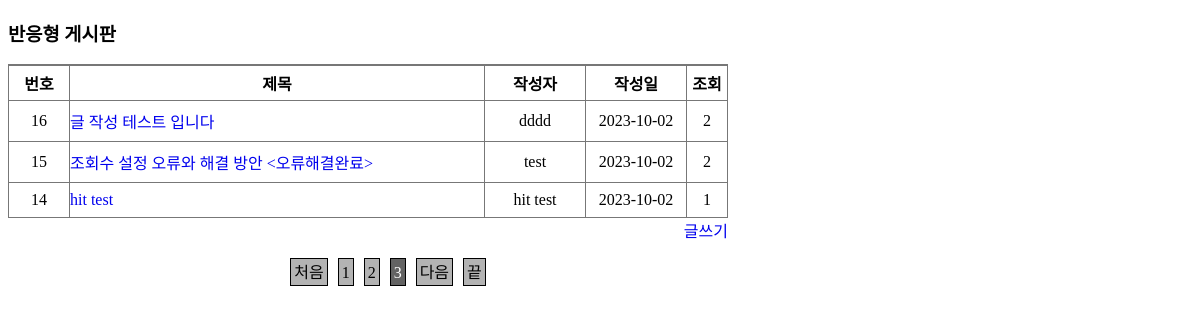
Page /php/index.php?page=3 on the committed database.
### tables this page shows
CREATE TABLE IF NOT EXISTS `boards` (
  `b_no` int unsigned NOT NULL AUTO_INCREMENT,
  `b_subject` varchar(100) NOT NULL,
  `b_content` text NOT NULL,
  `b_date` datetime NOT NULL,
  `b_hit` int unsigned NOT NULL DEFAULT '0',
  `b_id` varchar(20) NOT NULL,
  `b_pw` varchar(50) NOT NULL,
  PRIMARY KEY (`b_no`)
);

### php/index.php (the view, shortened to what this page needs)
<?php
require_once("./dbconnect.php");
if(isset($_GET["page"])){
	$page = $_GET["page"];
} else {
	$page = 1;
}
$sql = " SELECT COUNT(*) AS cnt FROM boards ";
$result = $db->query($sql);
$row = $result->fetch_Array();
$allArticle = $row["cnt"];
$displayArticle = 3;
$allPage = ceil($allArticle/$displayArticle);
?>
<?php
$block = 3;
$currentBlock = ceil($page/$block);
$allBlock = ceil($allPage/$block);
$firstPage = ($currentBlock*$block)-($block-1);
if ($currentBlock == $allBlock){
	$lastPage = $allPage;
} else {
	$lastPage = $currentBlock * $block;
}
$nextPage = (($currentBlock+1) * $block)-($block-1);
$paging = "<ul>";
if($page != 1){
	$paging.="<li class = 'startPage'><a href='./index.php?page=1'>처음</a></li>";
}
for($i=$firstPage; $i<=$lastPage; $i++){
	if($i==$page){
		$paging .= "<li class='currentPage'>{$i}</li>";
	} else {
		$paging .= "<li class='prevPage'><a href='./index.php?page={$i}'>{$i}</a></li>";
	}
}
if($currentBlock != $allPage){
	$paging .= "<li class='nextPage'><a href='./index.php?page={$nextPage}'>다음</a></li>";
}
if($page != $allPage){
	$paging.="<li class = 'endPage'><a href='./index.php?page={$allPage}'> 끝 </a></li>";
}
$paging.="</ul>";
$currentLimit = ($displayArticle * $page) - $displayArticle;
$sqlLimit = " LIMIT " . $currentLimit . ", " . $displayArticle;
$sql = " SELECT * FROM boards ORDER BY b_no DESC " . $sqlLimit;
$result = $db->query($sql);
?>
<!DOCTYPE html>
<html lang="ko">
<head>
	<link rel="stylesheet" href="../css/style1.css">
</head>
<body>
	<article class="boardsArticle">
		<div id="list">
			<h3> 반응형 게시판 </h3>
			<table>
				<thead>
					<tr>
						<th scope="col" class="no">번호</th>
						<th scope="col" class="subject">제목</th>
						<th scope="col" class="author">작성자</th>
						<th scope="col" class="date">작성일</th>
						<th scope="col" class="hit">조회</th>
					</tr>
				</thead>
				<tbody>
				<?php
					while($row = $result->fetch_array()){
						$datetime = explode(" ",$row["b_date"]);
						$date = $datetime[0];
						$time = $datetime[1];
						if($date == Date("Y-m-d"))
							$row["b_date"] = $time;
						else
							$row["b_date"] = $date;
				?>
					<tr>
						<td class="no"><?= $row["b_no"]?></td>
						<td class="subject">
							<a href="./view.php?no=<?=$row["b_no"]?>"><?= $row["b_subject"]?></a>
						</td>
						<td class="author"><?= $row["b_id"]?></td>
						<td class="date"><?= $row["b_date"]?></td>
						<td class="hit"><?= $row["b_hit"]?></td>
					</tr>
					<?php
						}
					?>
				</tbody>
				</table>
				<div class="btnSet">
					<a href="./write.php" class="btnWrite">글쓰기</a>
				</div>
				<div class="paging">
					<?=$paging?>
				</div>
			</div>
	</article>
 </body>
</html>

### css/style1.css (style rules this page uses)
a { text-decoration: none; }
.boardsArticle table { width: 720px; border-collapse: collapse; }
#list th { padding: 5px 0; border: 1px solid #777; border-top: 2px solid #777; }
#list td { padding: 8px 0;border: 1px solid #777; }
#list .no { width: 60px; text-align: center; }
#list .author { width: 100px; text-align: center; }
#list .date { width: 100px; text-align: center; }
#list .hit { width: 40px;text-align: center; }
#list .btnSet { text-align: right; }
#list .paging { width:720px; text-align: center; }
#list .paging li { display: inline-block; height: 20px; margin: 0 5px; padding: 3px; border: 1px solid #000000; background: #b3b3b3; line-height: 21px; }
#list .paging li a { color:#000000; }
#list .paging li.currentPage,li:hover { background: #636363; }
#list .paging li.currentPage,li:hover a { color: #ffffff; }
.btnSet { width:720px; text-align: center; }

### rows in the picture
boards: b_no "16", b_subject "글 작성 테스트 입니다", b "dddd", b_date "2023-10-02", b_hit "2"
boards: b_no "15", b_subject "조회수 설정 오류와 해결 방안 <오류해결완료>", b "test", b_date "2023-10-02", b_hit "2"
boards: b_no "14", b_subject "hit test", b "hit test", b_date "2023-10-02", b_hit "1"
